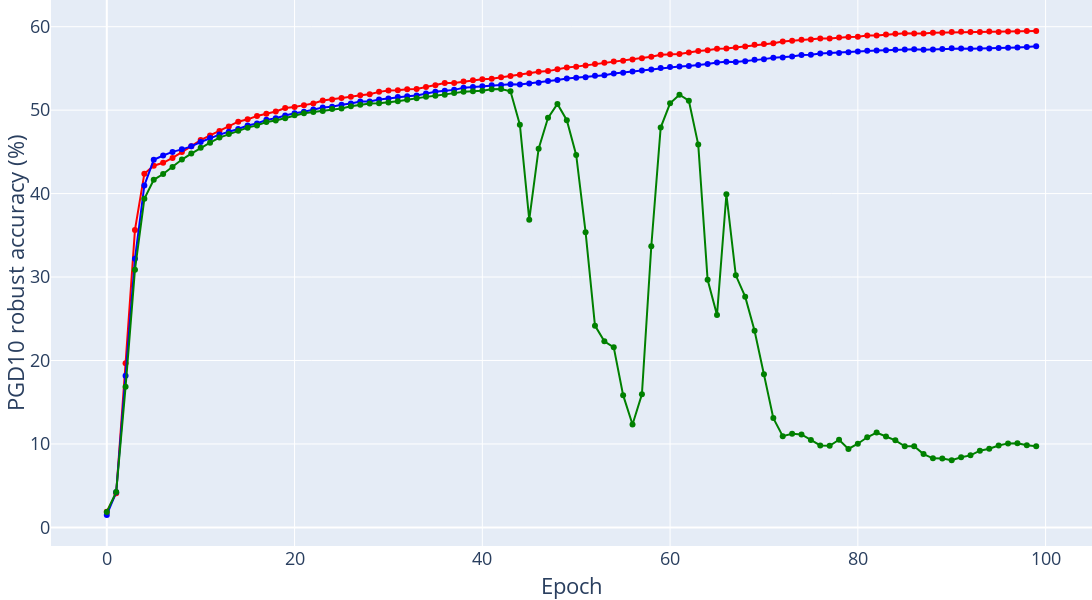

The cell this chart's notebook holds for it:
### Code cell
fig = px.line(fig10_plot_df, 
    x='epoch', y='value', color='method', markers=True,
    labels={
        "metric":"Accuracy",
        "acc1":"Clean Acc",
        "advacc1":"Robust Acc",
        "epoch":"Epoch",
        "value":"PGD10 robust accuracy (%)"
    },
    color_discrete_sequence=["red", "blue", "green"],
)
fig.update_layout(showlegend=False)

fig.for_each_annotation(lambda a: a.update(text=a.text.replace("method=", "")))
# fig.update_xaxes(
#     dtick=1  # Change this value according to your desired tick step
# )

# newnames = {'acc1':'Clean', 'advacc1': 'PGD10(eps=4)'}
# fig.for_each_trace(lambda t: t.update(name = newnames[t.name],
#                                       legendgroup = newnames[t.name],
#                                       hovertemplate = t.hovertemplate.replace(t.name, newnames[t.name])))

fig.update_layout(legend=dict(
    yanchor="top",
    y=1.2,
    xanchor="left",
    x=0
))

fig.update_layout(
    margin=dict(l=0, r=0, t=00, b=0),
)

fig.update_layout(
    width=1200,  # Set the width of the plot
    height=600,  # Set the height of the plot
)

fig.update_layout(
    font_size=18,
    title_font_size=22,
)

fig.show()
fig.write_image("zzz_arxiv_figures/wong_comparison.pdf")

### Figure 1 — Plotly figure (JSON) as saved in the notebook; plotly's stock layout.template omitted (floating-point values rounded to 4 significant figures)
{"data": [{"hovertemplate": "method=Adversarial Training<br>Epoch=%{x}<br>PGD10 robust accuracy (%)=%{y}<extra></extra>", "legendgroup": "Adversarial Training", "line": {"color": "red", "dash": "solid"}, "marker": {"symbol": "circle"}, "mode": "lines+markers", "name": "Adversarial Training", "orientation": "v", "showlegend": true, "type": "scatter", "x": [0, 1, 2, 3, 4, 5, 6, 7, 8, 9, 10, 11, 12, 13, 14, 15, 16, 17, 18, 19, 20, 21, 22, 23, 24, 25, 26, 27, 28, 29, 30, 31, 32, 33, 34, 35, 36, 37, 38, 39, 40, 41, 42, 43, 44, 45, 46, 47, 48, 49, 50, 51, 52, 53, 54, 55, 56, 57, 58, 59, 60, 61, 62, 63, 64, 65, 66, 67, 68, 69, 70, 71, 72, 73, 74, 75, 76, 77, 78, 79, 80, 81, 82, 83, 84, 85, 86, 87, 88, 89, 90, 91, 92, 93, 94, 95, 96, 97, 98, 99], "xaxis": "x", "y": [1.888, 4.08, 19.67, 35.65, 42.38, 43.34, 43.69, 44.27, 44.98, 45.67, 46.41, 46.97, 47.49, 48.05, 48.62, 48.9, 49.29, 49.56, 49.84, 50.26, 50.37, 50.6, 50.8, 51.15, 51.28, 51.45, 51.62, 51.77, 51.92, 52.19, 52.35, 52.37, 52.51, 52.54, 52.78, 52.98, 53.25, 53.26, 53.43, 53.58, 53.71, 53.76, 53.93, 54.1, 54.23, 54.42, 54.59, 54.68, 54.89, 55.11, 55.21, 55.35, 55.52, 55.68, 55.83, 55.92, 56.06, 56.23, 56.39, 56.64, 56.68, 56.73, 56.9, 57.08, 57.17, 57.36, 57.39, 57.52, 57.63, 57.83, 57.92, 58.01, 58.23, 58.33, 58.42, 58.46, 58.59, 58.59, 58.71, 58.75, 58.79, 58.93, 58.96, 59.07, 59.16, 59.22, 59.2, 59.18, 59.26, 59.28, 59.38, 59.39, 59.36, 59.36, 59.44, 59.37, 59.41, 59.41, 59.48, 59.47], "yaxis": "y"}, {"hovertemplate": "method=Gradient Norm<br>Epoch=%{x}<br>PGD10 robust accuracy (%)=%{y}<extra></extra>", "legendgroup": "Gradient Norm", "line": {"color": "blue", "dash": "solid"}, "marker": {"symbol": "circle"}, "mode": "lines+markers", "name": "Gradient Norm", "orientation": "v", "showlegend": true, "type": "scatter", "x": [0, 1, 2, 3, 4, 5, 6, 7, 8, 9, 10, 11, 12, 13, 14, 15, 16, 17, 18, 19, 20, 21, 22, 23, 24, 25, 26, 27, 28, 29, 30, 31, 32, 33, 34, 35, 36, 37, 38, 39, 40, 41, 42, 43, 44, 45, 46, 47, 48, 49, 50, 51, 52, 53, 54, 55, 56, 57, 58, 59, 60, 61, 62, 63, 64, 65, 66, 67, 68, 69, 70, 71, 72, 73, 74, 75, 76, 77, 78, 79, 80, 81, 82, 83, 84, 85, 86, 87, 88, 89, 90, 91, 92, 93, 94, 95, 96, 97, 98, 99], "xaxis": "x", "y": [1.49, 4.204, 18.18, 32.19, 40.98, 44.04, 44.56, 45.0, 45.3, 45.66, 46.18, 46.66, 47.07, 47.42, 47.74, 48.16, 48.41, 48.84, 49.03, 49.35, 49.64, 49.81, 50.08, 50.3, 50.4, 50.66, 50.81, 51.05, 51.04, 51.27, 51.39, 51.57, 51.66, 51.76, 51.99, 52.21, 52.31, 52.43, 52.69, 52.76, 52.86, 52.98, 53.02, 53.09, 53.08, 53.2, 53.3, 53.5, 53.6, 53.78, 53.88, 53.95, 54.12, 54.17, 54.39, 54.48, 54.62, 54.75, 54.88, 55.04, 55.16, 55.22, 55.3, 55.4, 55.52, 55.72, 55.8, 55.76, 55.86, 56.04, 56.11, 56.27, 56.31, 56.42, 56.59, 56.62, 56.79, 56.86, 56.85, 56.93, 57.02, 57.11, 57.14, 57.17, 57.23, 57.27, 57.29, 57.23, 57.27, 57.34, 57.42, 57.39, 57.37, 57.38, 57.39, 57.44, 57.46, 57.51, 57.56, 57.66], "yaxis": "y"}, {"hovertemplate": "method=FGSM Training<br>Epoch=%{x}<br>PGD10 robust accuracy (%)=%{y}<extra></extra>", "legendgroup": "FGSM Training", "line": {"color": "green", "dash": "solid"}, "marker": {"symbol": "circle"}, "mode": "lines+markers", "name": "FGSM Training", "orientation": "v", "showlegend": true, "type": "scatter", "x": [0, 1, 2, 3, 4, 5, 6, 7, 8, 9, 10, 11, 12, 13, 14, 15, 16, 17, 18, 19, 20, 21, 22, 23, 24, 25, 26, 27, 28, 29, 30, 31, 32, 33, 34, 35, 36, 37, 38, 39, 40, 41, 42, 43, 44, 45, 46, 47, 48, 49, 50, 51, 52, 53, 54, 55, 56, 57, 58, 59, 60, 61, 62, 63, 64, 65, 66, 67, 68, 69, 70, 71, 72, 73, 74, 75, 76, 77, 78, 79, 80, 81, 82, 83, 84, 85, 86, 87, 88, 89, 90, 91, 92, 93, 94, 95, 96, 97, 98, 99], "xaxis": "x", "y": [1.846, 4.252, 16.84, 30.88, 39.37, 41.65, 42.35, 43.18, 44.08, 44.8, 45.49, 46.11, 46.71, 47.13, 47.54, 47.9, 48.17, 48.57, 48.75, 49.04, 49.38, 49.63, 49.78, 49.91, 50.13, 50.21, 50.46, 50.64, 50.79, 50.83, 50.93, 51.08, 51.24, 51.43, 51.59, 51.71, 51.84, 52.04, 52.2, 52.28, 52.31, 52.5, 52.53, 52.27, 48.25, 36.87, 45.38, 49.08, 50.74, 48.79, 44.64, 35.38, 24.18, 22.31, 21.58, 15.84, 12.34, 15.94, 33.69, 47.91, 50.82, 51.85, 51.13, 45.87, 29.67, 25.46, 39.92, 30.21, 27.64, 23.55, 18.34, 13.1, 10.93, 11.23, 11.14, 10.46, 9.826, 9.782, 10.5, 9.402, 10.03, 10.8, 11.36, 10.89, 10.43, 9.718, 9.726, 8.786, 8.272, 8.266, 8.048, 8.398, 8.63, 9.188, 9.418, 9.804, 10.07, 10.09, 9.834, 9.73], "yaxis": "y"}], "layout": {"font": {"size": 18}, "height": 600, "legend": {"title": {"text": "method"}, "tracegroupgap": 0, "x": 0, "xanchor": "left", "y": 1.2, "yanchor": "top"}, "margin": {"b": 0, "l": 0, "r": 0, "t": 0}, "showlegend": false, "title": {"font": {"size": 22}}, "width": 1200, "xaxis": {"anchor": "y", "domain": [0, 1], "title": {"text": "Epoch"}}, "yaxis": {"anchor": "x", "domain": [0, 1], "title": {"text": "PGD10 robust accuracy (%)"}}}}
